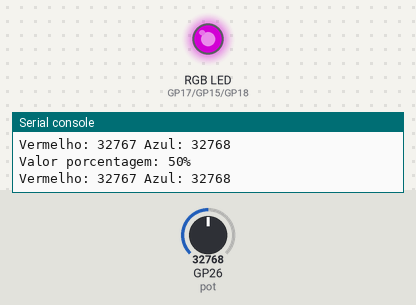
A program run on a simulated Raspberry Pi Pico running MicroPython. Shown: an RGB LED mixed from three pins (HIGH = lit), the last lines printed to the serial console. Inputs (shaded band) come from the test bench; at power-on: GP26 (pot) = 32768 (analog values on the 0–65535 scale). Dim RGB values are drawn brighter than linear.

Above: at 1.2 s.
1.3 s: GP26 (pot) set to 45874
At 1.9 s:
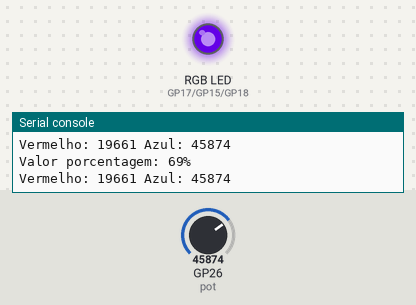
2.8 s: GP26 (pot) set to 57670
At 3.9 s:
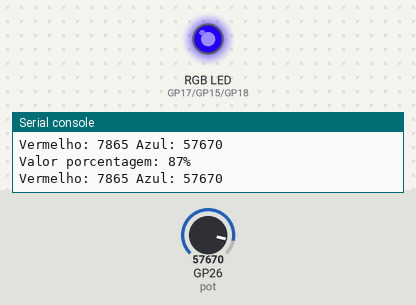
4.3 s: GP26 (pot) set to 65535
At 5.2 s:
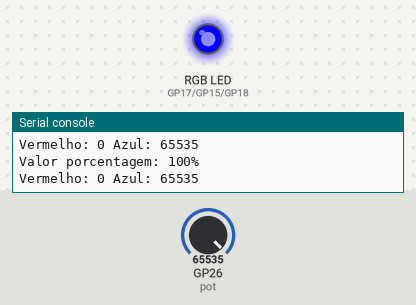
5.8 s: GP26 (pot) set to 19660
At 7.0 s:
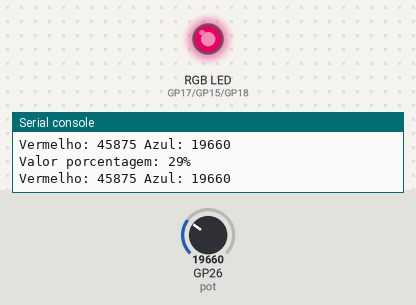
7.3 s: GP26 (pot) set to 7864
At 8.4 s:
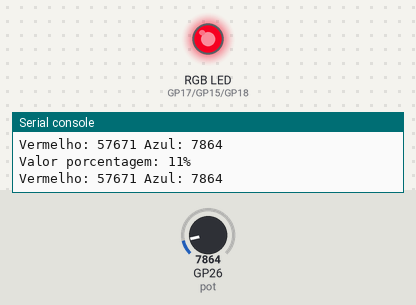
8.8 s: GP26 (pot) set to 0
At 9.2 s:
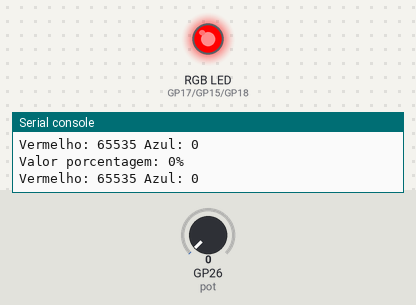
Timing chart, 0 to 11.3 s (numbered marks = the images above; inputs shaded):
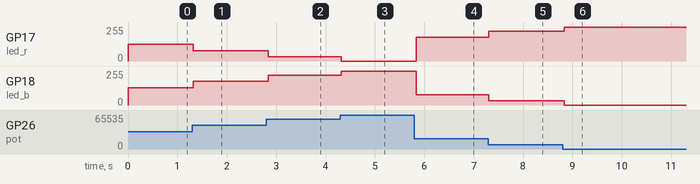

Measured:
- after the input at 1.3 s, GP17 (led_r): 127/255 → 77/255 at once; GP18 (led_b): 128/255 → 178/255 at once
- after the input at 2.8 s, GP17 (led_r): 77/255 → 31/255 at once; GP18 (led_b): 178/255 → 224/255 at once
- after the input at 4.3 s, GP17 (led_r): 31/255 → 0/255 at once; GP18 (led_b): 224/255 → 255/255 at once
- after the input at 5.8 s, GP17 (led_r): 0/255 → 179/255 at once; GP18 (led_b): 255/255 → 76/255 at once
- after the input at 7.3 s, GP17 (led_r): 179/255 → 224/255 at once; GP18 (led_b): 76/255 → 31/255 at once
- after the input at 8.8 s, GP17 (led_r): 224/255 → 255/255 at once; GP18 (led_b): 31/255 → 0/255 at once

The program:

balan_o.py
```python
from machine import Pin, PWM, ADC
from utime import sleep

pot = ADC(26)

led_r = PWM(Pin(17))
led_b = PWM(Pin(18))
led_g = PWM(Pin(15))

led_r.freq(1000)
led_b.freq(1000)
led_g.freq(1000)

led_r.duty_u16(0)
led_b.duty_u16(0)
led_g.duty_u16(0)

while True:

    val = pot.read_u16()

    porc_val = int((val * 100) / 65535)
    print(f"Valor porcentagem: {porc_val}%")

    # balanço de cores
    azul = val
    vermelho = 65535 - val

    led_b.duty_u16(azul)
    led_r.duty_u16(vermelho)
    led_g.duty_u16(0)

    print("Vermelho:", vermelho, "Azul:", azul)

    sleep(0.05)
```
